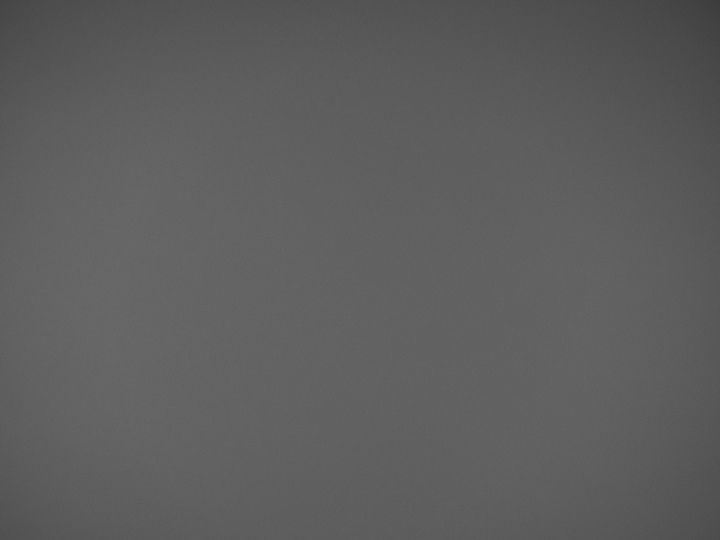
#> input picture Example/img4-avg.tif, 1440 x 1080 px (shown at 1/2 size)
$ python finder.py
#> lines starting #> are read from the running program, lines starting #| are printed output that depends on the picture
# -*- coding: utf-8 -*-
"""
Vignette coefficent finder
input: blurred grayscale image of neutral-colored equally irradiated planar surface
output:  xc, yc - vignette center coordinates (in pixels)
 k[1]..k[6]  - polynomial coefficients, 1 + k[1] * x + k[2] * x**2 + ... + k[6] * x**6
@author: n.prokofiev
"""

filepath = 'Example/img4-avg.tif'
of_name = 'Example/img4.txt'

import numpy as np
import matplotlib.image as mpimg
import matplotlib.pyplot as plt

img_width = 1440
img_height = 1080
blacklevel = 3840.0

img = np.array(mpimg.imread(filepath))
#> img is the input picture: shape (1080, 1440) uint16; min 14588, max 32250, mean 24099.1
# x - width, y - height
img = img.T
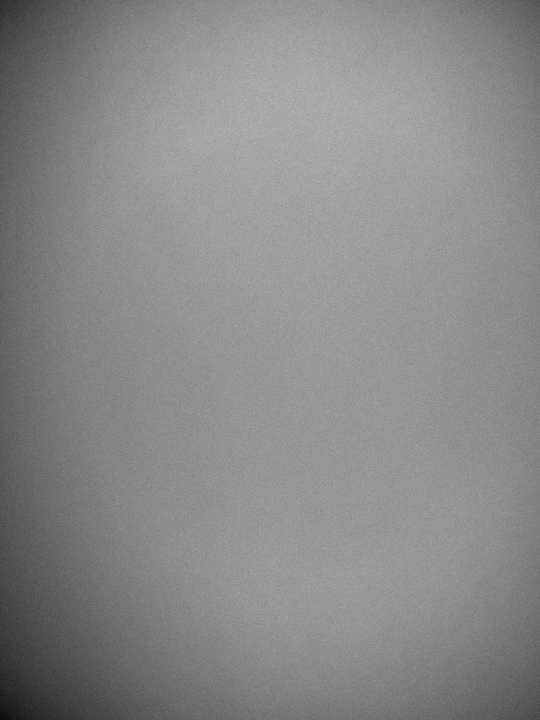
#> img: shape (1440, 1080) uint16 (shown at 1/2 size); min 14588, max 32250, mean 24099.1; drawn with min black and max white
img = img - blacklevel

from scipy.optimize import curve_fit
from scipy import ndimage

# Calculating vignette center position which is supposed to be the brightest point in the image
com = ndimage.center_of_mass(img)
#> com = (707.8, 550.7)
xc = int(com[0])
#> xc = 707
yc = int(com[1])
#> yc = 550

#def poly6(x, b, c, d, e, f, g):
#    return 1 + b * x + c * x**2 + d * x**3 + e * x**4 + f * x**5 + g * x**6

def poly6(x, b, c, e, g):
    return 1 + b * x + c * x**2 + e * x**4 + g * x**6

# calculate "brightest pixel" value. All image will be normalized to that value. Averaging 11x11

Vref = 0.
Vref = img[xc-5:xc+6,yc-5:yc+6].mean()
#> Vref = 21295.5

# following cycle computes each pixel to brighest pixel ratio, distance to vignetting center and dumps into txt file

Vx = np.empty(img_width)
fo = open(of_name, "w")
fo.write("r V \n")
i = 0
j = 0
while i < img_width:
    while j < img_height:
        Vx[i] = img[i, j]/Vref
        if Vx[i] < 1.2:
          r = ((i - xc)**2 + (j - yc)**2)**(1/2)
          fo.write(str(r))
          fo.write(" ")
          fo.write(str(Vx[i]))
          fo.write("\n")
        j = j + 1
    j = 0
    i = i + 1
#> after the loop, Vx = 1440 values, max 1.04 at index 878, min 0.729 at index 1405, mean 0.898; i = 1440
fo.close()

import pandas as pd
df0 = pd.read_csv(of_name, sep=' ')
df0.plot.scatter(x='r', y='V')

popt, pcov = curve_fit(poly6, df0['r'], df0['V'])
print('xc = ', xc, ', yc = ', yc)
#| xc =  707 , yc =  550
print(popt)

v0 = poly6(df0['r'], *popt)
plt.plot(df0['r'], v0, color='red')
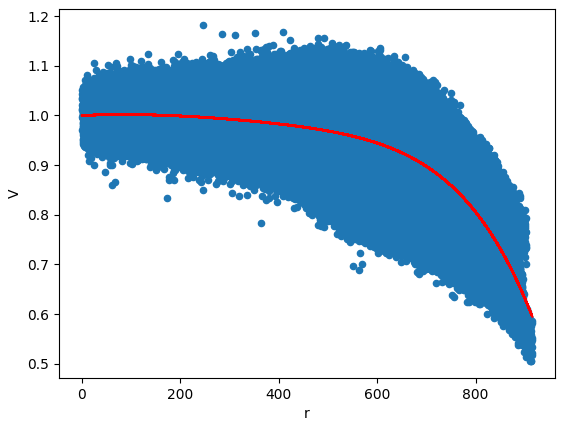
#> figure drawn by matplotlib, 1 panel

$ run again, with Example/img0-avg.tif copied over Example/img4-avg.tif
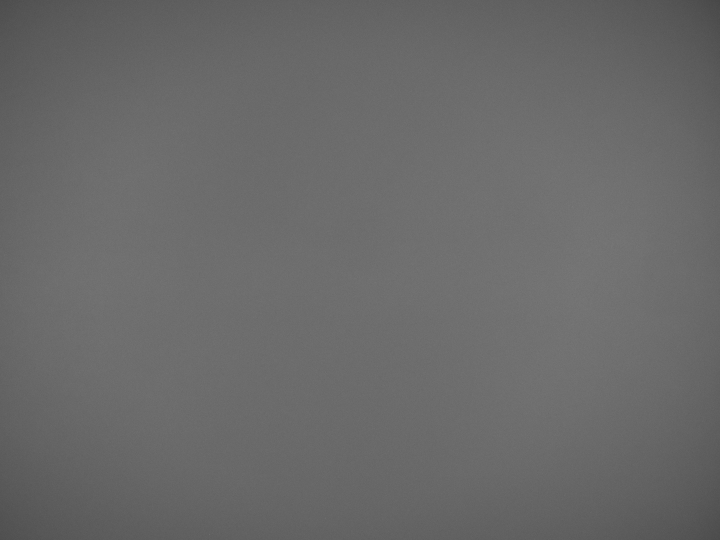
#> input picture Example/img0-avg.tif, 1440 x 1080 px (shown at 1/2 size)
#> img is the input picture: shape (1080, 1440) uint16; min 17806, max 35466, mean 27082.8
#> `img = img.T`:
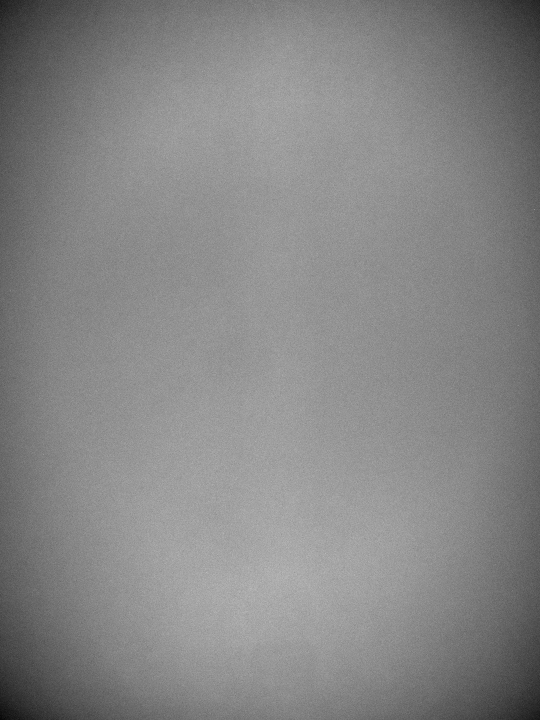
#> img: shape (1440, 1080) uint16 (shown at 1/2 size); min 17806, max 35466, mean 27082.8; drawn with min black and max white
#> com = (722.1, 539.5)
#> xc = 722
#> yc = 539
#> Vref = 24484.5
#> after the loop `while i < img_width:`: Vx = 1440 values, max 0.933 at index 808, min 0.632 at index 1410, mean 0.82; i = 1440
#| xc =  722 , yc =  539
#> `plt.plot(df0['r'], v0, color='red')`:
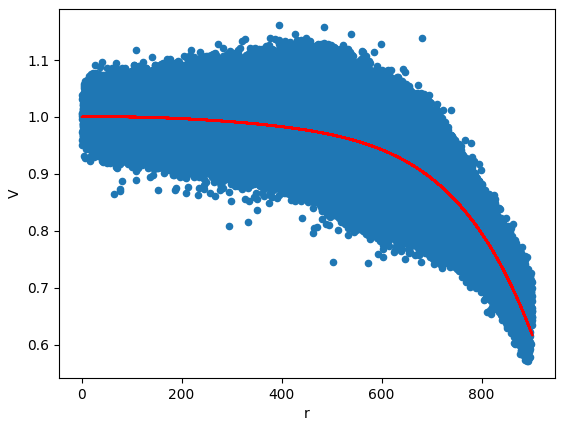
#> figure drawn by matplotlib, 1 panel

$ run again, with Example/img1-avg.tif copied over Example/img4-avg.tif
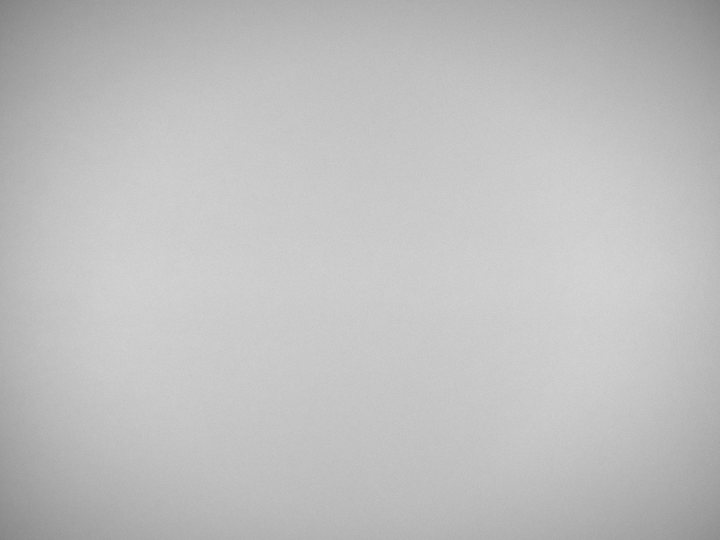
#> input picture Example/img1-avg.tif, 1440 x 1080 px (shown at 1/2 size)
#> img is the input picture: shape (1080, 1440) uint16; min 32252, max 57760, mean 49005.1
#> `img = img.T`:
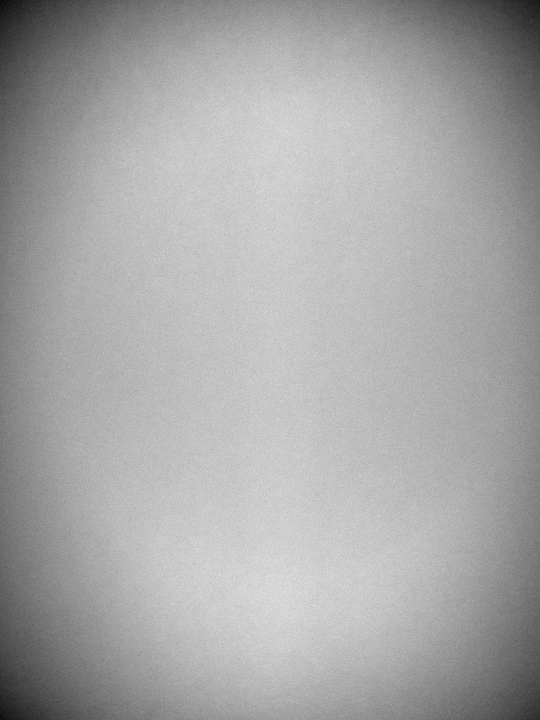
#> img: shape (1440, 1080) uint16 (shown at 1/2 size); min 32252, max 57760, mean 49005.1; drawn with min black and max white
#> com = (721.9, 541.2)
#> xc = 721
#> yc = 541
#> Vref = 48335.4
#> after the loop `while i < img_width:`: Vx = 1440 values, max 0.924 at index 536, min 0.61 at index 6, mean 0.816; i = 1440
#| xc =  721 , yc =  541
#> `plt.plot(df0['r'], v0, color='red')`:
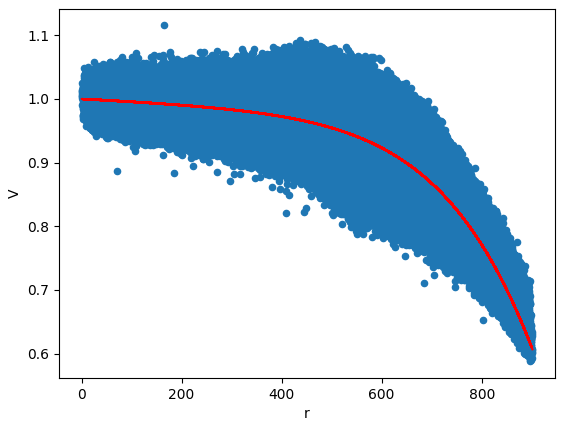
#> figure drawn by matplotlib, 1 panel
